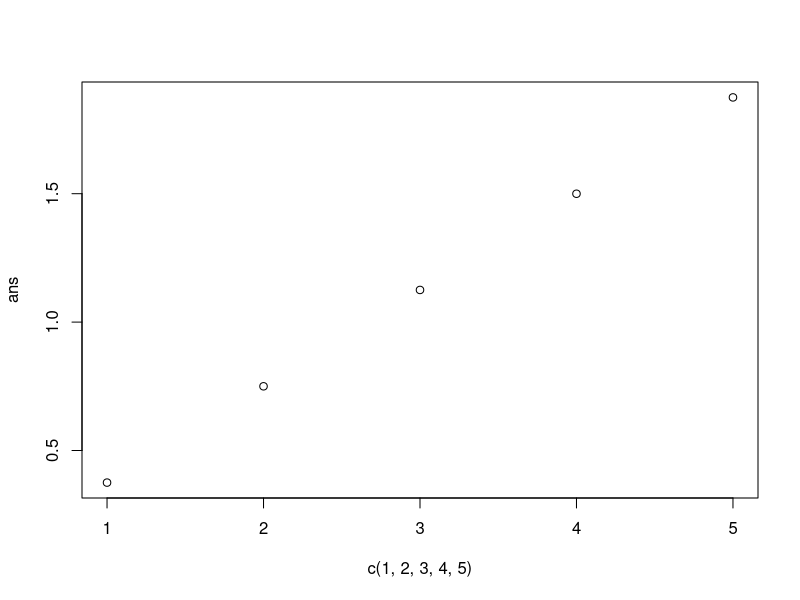

Write the R code that produced this figure.
#Q1
#lambda = 1
#P(k customers arrive) = 1/2^(k+1), so P(max 2 arrive) =
#1/2 + 1/4 + 1/8 = 7/8 = 0.875 (simulation will be around this
#value)
res<-0
for(i in 1:200)
{
  time<-rexp(1,rate=2)
  count<-0
  for(j in 1:10000)
  {
    customers<-rpois(1,2*time)
    if(customers<=2)
    {
      count<-count + 1
    }
  }
  res<-res + count/10000
}
res<-res/200
res
#Q2
#for tutorial sheet 7, we know answer is 3a/8. 
ans<-NULL
for(a in 1:5)
{
  m_ex<-0
  for(i in 1:200)
  {
    x<-runif(10000,0,a)
    ex<-0
    for(j in 1:10000)
    {
      y<-0
      if(x[j]<a/2)
      {
        y<-x[j]
      }
      else
      {
        y<-a/2
      }
      ex<-ex + y
    }
    m_ex<-m_ex + ex/10000
  }
  m_ex<-m_ex/200
  ans<-c(ans,m_ex)
}
plot(c(1,2,3,4,5),ans)